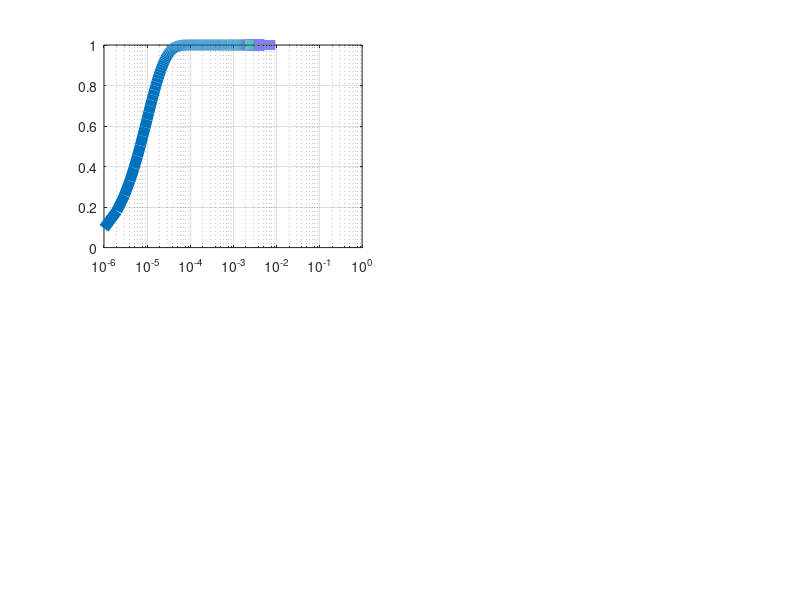

Write the MATLAB code that produced this figure. (Note: this script raises an error after producing the figure.)
clear all; close all;
%% Definition d'un modele simple pour la croissance de bateria

% derivative de la population (n)
d_population = @(n, u, alpha) (n .* u .* alpha);

% modele simple pour u
u1 = @(n, umax, So, Sk) umax.*(So-n)./(Sk+So-n);
u2 = @(n, umax, Sk) umax.*(Sk./(Sk+n));

% modele simple aplha
alpha1 = @(t, tau) (1-exp(-t./tau));

% population
% ?

%% Example data
nmax = 1e+6;
n = 1 : 1e+6;
% resolution temporel
t_step = 1/nmax; 
t = 0 : t_step : 1-t_step;
% constant d'amortissement
tau = 10*t_step;

% estimee 1
So = nmax;
Sk = 1 * So;
umax1 = Sk/So + 1;
u_first = u1(n, umax1, So, Sk);

%estimee 2
umax2 = umax1/2;
Skp = nmax/100;
u_second = u2(n, umax2, Skp);

% on sature les valeurs negatifs de u
u_first(u_first < 0) = 0;
u_second(u_second < 0) = 0;

alpha = alpha1(t, tau);

d_n1 = d_population(n, u_first, alpha);
d_n2 = d_population(n, u_second, alpha);

%% On resoudre les equations differentiels


%% Plot curbes
lgdSize = 30;
tickSize = 25;
axisSize = 30;
TitleSize = 40;
lineW = 8;

rows = 2; cols = 2;
subplot(rows,cols,1)
semilogx(t, alpha, 'LineWidth', lineW);
hold on; grid on;
ax = gca; ax.FontSize = tickSize; 
title('Apha', 'FontSize', TitleSize);
xlabel('Temps (log(ms))', 'FontSize', axisSize)
ylabel('Alpha(t)', 'FontSize', axisSize)
subplot(rows,cols,2)
semilogx(n, u_first, 'LineWidth', lineW);
hold on; grid on;
ax = gca; ax.FontSize = tickSize; 
semilogx(n, u_second, 'LineWidth', lineW);
lgd = legend('estime1', 'estime2'); lgd.FontSize = lgdSize;
title('Mi', 'FontSize', TitleSize)
xlabel('Population (log(n))', 'FontSize', axisSize)
ylabel('u(n)', 'FontSize', axisSize)
subplot(rows,cols,3);
loglog(t, d_n1, 'LineWidth', lineW);
hold on; grid on;
ax = gca; ax.FontSize = tickSize; 
loglog(t, d_n2, 'LineWidth', lineW);
title('Derive population', 'FontSize', TitleSize)
xlabel('Temps (log(ms))', 'FontSize', axisSize)
ylabel('log(d(n))', 'FontSize', axisSize)
lgd = legend('estime1', 'estime2'); lgd.FontSize = lgdSize;